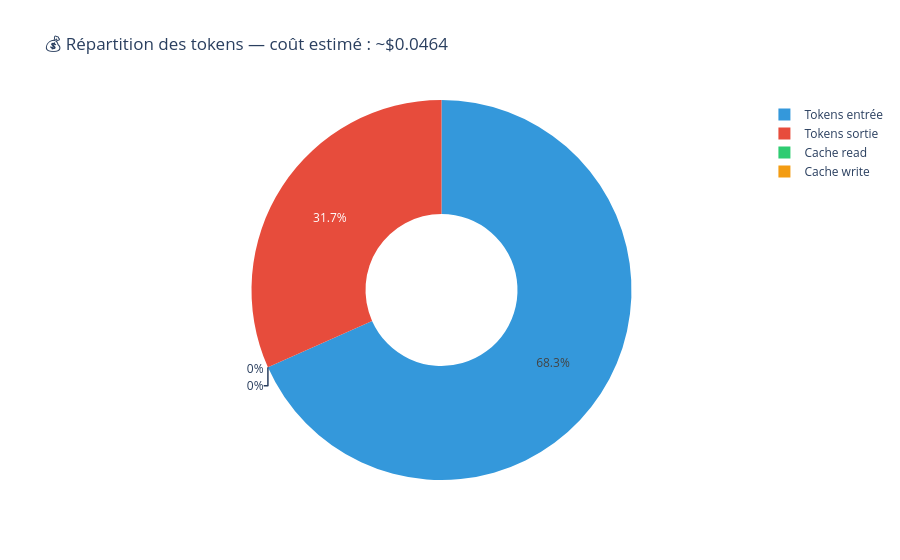

Notebook cell for this chart:
### Markdown cell above
## 7. Export du prompt optimisé

### Code cell
# Résumé des coûts depuis le run (stocké dans run.cost_summary si CostTracker intégré)
cost = run.cost_summary or {}

if cost:
    labels = ['Tokens entrée', 'Tokens sortie', 'Cache read', 'Cache write']
    values = [
        cost.get('input_tokens', 0),
        cost.get('output_tokens', 0),
        cost.get('cache_read_tokens', 0),
        cost.get('cache_write_tokens', 0),
    ]

    fig_cost = go.Figure(go.Pie(
        labels=labels,
        values=values,
        hole=0.4,
        marker_colors=['#3498db', '#e74c3c', '#2ecc71', '#f39c12'],
    ))
    fig_cost.update_layout(
        title=f"💰 Répartition des tokens — coût estimé : ~${cost.get('total_cost_usd', 0):.4f}",
        template='plotly_white',
    )
    fig_cost.show()

    print(f"Appels API      : {cost.get('api_calls', 'N/A')}")
    print(f"Tokens entrée   : {cost.get('input_tokens', 0):,}")
    print(f"Tokens sortie   : {cost.get('output_tokens', 0):,}")
    print(f"Cache read      : {cost.get('cache_read_tokens', 0):,}  ({cost.get('cache_hit_pct', 0)}% hit rate)")
    print(f"Coût estimé     : ~${cost.get('total_cost_usd', 0):.4f}")
else:
    print("ℹ️  Données de coût non disponibles (CostTracker pas encore intégré au run).")

### Figure 1 — Plotly figure (JSON) as saved in the notebook; plotly's stock layout.template omitted (floating-point values rounded to 4 significant figures)
{"data": [{"hole": 0.4, "labels": ["Tokens entrée", "Tokens sortie", "Cache read", "Cache write"], "marker": {"colors": ["#3498db", "#e74c3c", "#2ecc71", "#f39c12"]}, "type": "pie", "values": [13987, 6481, 0, 0]}], "layout": {"title": {"text": "💰 Répartition des tokens — coût estimé : ~$0.0464"}}}
